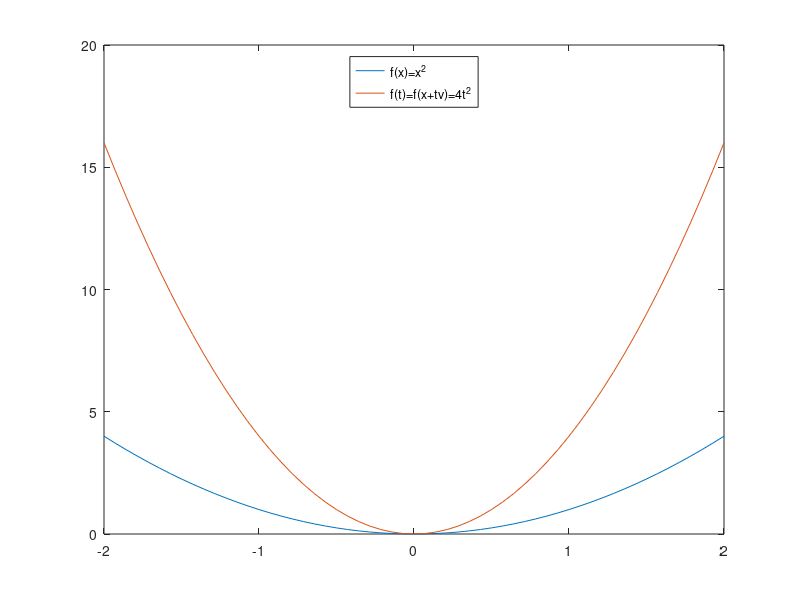

Source code (MATLAB): (Note: this script raises an error after producing the figure.)
function RestrictLineConvex

close all;
figure(1);
fplot(@(x)x.^2, [-2 2]);

hold on;
x0 = 0;
v = 2;
fplot(@(t) (x0 + t*v).^2, [-2 2]);
% v = 0.5;
% fplot(@(t) (x0 + t*v).^2, [-2 2]);
% x0 = 1;
% v = 2;
% fplot(@(t) (x0 + t*v).^2, [-2 2]);
legend('f(x)=x^2', 'f(t)=f(x+tv)=4t^2', 'Location', 'north')

figure(2);
f = @(x, y) x.^2 + y.^2;
fmesh(f)
xlabel('x');
ylabel('y');
zlabel('z');
title('$f(x) = x_1^2+x_2^2$', 'interpreter', 'latex')

hold on;
x0 = [0  0];
v = [1 1];
patch([-5 -5 5 5], [-5 -5 5 5], [-10 50 50 10], 'r')

figure(3)
fplot(@(t) (2*t).^2, [-2 2]);
title('$f(t)=f(x+tv)=2t^2$', 'interpreter', 'latex')

figure(4);
f = @(x, y) x.^2 + y.^2;
fmesh(f)
title('$f(x) = x_1^2+x_2^2$', 'interpreter', 'latex')
end



